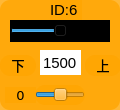
    <widget class="QWidget" name="widget_id6" native="true">
     <property name="geometry">
      <rect>
       <x>5</x>
       <y>75</y>
       <width>120</width>
       <height>110</height>
      </rect>
     </property>
     <property name="minimumSize">
      <size>
       <width>120</width>
       <height>110</height>
      </size>
     </property>
     <property name="maximumSize">
      <size>
       <width>120</width>
       <height>110</height>
      </size>
     </property>
     <property name="styleSheet">
      <string notr="true">background-color: rgb(255, 165, 0, 200);
border-radius:10px;</string>
     </property>
     <widget class="QLabel" name="label_ID6">
      <property name="geometry">
       <rect>
        <x>50</x>
        <y>0</y>
        <width>32</width>
        <height>20</height>
       </rect>
      </property>
      <property name="font">
       <font>
        <family>Arial</family>
        <pointsize>11</pointsize>
       </font>
      </property>
      <property name="styleSheet">
       <string notr="true">background-color: rgb(255, 255, 255， 0);
border-radius:0px;</string>
      </property>
      <property name="text">
       <string>ID:6</string>
      </property>
     </widget>
     <widget class="QSlider" name="horizontalSlider_servo6">
      <property name="geometry">
       <rect>
        <x>10</x>
        <y>20</y>
        <width>100</width>
        <height>22</height>
       </rect>
      </property>
      <property name="layoutDirection">
       <enum>Qt::LeftToRight</enum>
      </property>
      <property name="autoFillBackground">
       <bool>false</bool>
      </property>
      <property name="styleSheet">
       <string notr="true">background-color: rgb(0, 0, 0);
border-radius:0px;</string>
      </property>
      <property name="minimum">
       <number>500</number>
      </property>
      <property name="maximum">
       <number>2500</number>
      </property>
      <property name="pageStep">
       <number>1</number>
      </property>
      <property name="value">
       <number>1500</number>
      </property>
      <property name="orientation">
       <enum>Qt::Horizontal</enum>
      </property>
     </widget>
     <widget class="QLineEdit" name="lineEdit_servo6">
      <property name="geometry">
       <rect>
        <x>40</x>
        <y>50</y>
        <width>41</width>
        <height>25</height>
       </rect>
      </property>
      <property name="font">
       <font>
        <family>Arial</family>
        <pointsize>11</pointsize>
       </font>
      </property>
      <property name="autoFillBackground">
       <bool>false</bool>
      </property>
      <property name="styleSheet">
       <string notr="true">background-color: rgb(255, 255, 255);
border-radius:0px;</string>
      </property>
      <property name="text">
       <string>1500</string>
      </property>
      <property name="alignment">
       <set>Qt::AlignCenter</set>
      </property>
      <property name="readOnly">
       <bool>false</bool>
      </property>
     </widget>
     <widget class="QLabel" name="label_d6">
      <property name="geometry">
       <rect>
        <x>5</x>
        <y>87</y>
        <width>31</width>
        <height>16</height>
       </rect>
      </property>
      <property name="font">
       <font>
        <family>DejaVu Sans</family>
        <pointsize>10</pointsize>
       </font>
      </property>
      <property name="styleSheet">
       <string notr="true">background-color: rgb(255, 255, 255， 0);</string>
      </property>
      <property name="text">
       <string>0</string>
      </property>
      <property name="alignment">
       <set>Qt::AlignCenter</set>
      </property>
     </widget>
     <widget class="QSlider" name="horizontalSlider_deviation6">
      <property name="geometry">
       <rect>
        <x>35</x>
        <y>85</y>
        <width>50</width>
        <height>20</height>
       </rect>
      </property>
      <property name="layoutDirection">
       <enum>Qt::LeftToRight</enum>
      </property>
      <property name="styleSheet">
       <string notr="true">background-color: rgb(255, 255, 255， 0);</string>
      </property>
      <property name="minimum">
       <number>-100</number>
      </property>
      <property name="maximum">
       <number>100</number>
      </property>
      <property name="pageStep">
       <number>1</number>
      </property>
      <property name="orientation">
       <enum>Qt::Horizontal</enum>
      </property>
     </widget>
     <widget class="QLabel" name="label_servoR_6">
      <property name="geometry">
       <rect>
        <x>85</x>
        <y>55</y>
        <width>36</width>
        <height>21</height>
       </rect>
      </property>
      <property name="font">
       <font>
        <family>黑体</family>
        <pointsize>10</pointsize>
       </font>
      </property>
      <property name="styleSheet">
       <string notr="true">background-color: rgb(255, 255, 255， 0);</string>
      </property>
      <property name="text">
       <string>&lt;html&gt;&lt;head/&gt;&lt;body&gt;&lt;p align=&quot;center&quot;&gt;上&lt;/p&gt;&lt;/body&gt;&lt;/html&gt;</string>
      </property>
     </widget>
     <widget class="QLabel" name="label_servoL_6">
      <property name="geometry">
       <rect>
        <x>0</x>
        <y>55</y>
        <width>36</width>
        <height>21</height>
       </rect>
      </property>
      <property name="font">
       <font>
        <family>黑体</family>
        <pointsize>10</pointsize>
       </font>
      </property>
      <property name="styleSheet">
       <string notr="true">background-color: rgb(255, 255, 255， 0);</string>
      </property>
      <property name="text">
       <string>&lt;html&gt;&lt;head/&gt;&lt;body&gt;&lt;p align=&quot;center&quot;&gt;下&lt;/p&gt;&lt;/body&gt;&lt;/html&gt;</string>
      </property>
     </widget>
    </widget>
